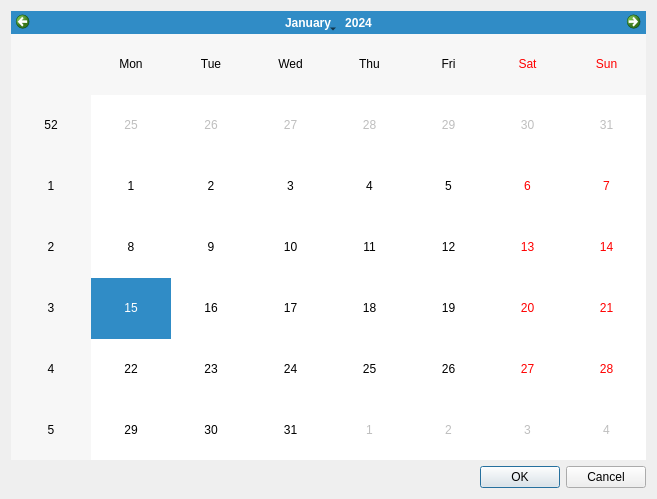
<?xml version="1.0" encoding="UTF-8"?>
<ui version="4.0">
 <class>Calendar</class>
 <widget class="QDialog" name="Calendar">
  <property name="geometry">
   <rect>
    <x>0</x>
    <y>0</y>
    <width>657</width>
    <height>499</height>
   </rect>
  </property>
  <property name="windowTitle">
   <string>Dialog</string>
  </property>
  <layout class="QGridLayout" name="gridLayout">
   <item row="0" column="0">
    <widget class="QCalendarWidget" name="calendarWidget"/>
   </item>
   <item row="1" column="0">
    <widget class="QDialogButtonBox" name="buttonBox">
     <property name="orientation">
      <enum>Qt::Horizontal</enum>
     </property>
     <property name="standardButtons">
      <set>QDialogButtonBox::Cancel|QDialogButtonBox::Ok</set>
     </property>
    </widget>
   </item>
  </layout>
 </widget>
 <resources/>
 <connections>
  <connection>
   <sender>buttonBox</sender>
   <signal>accepted()</signal>
   <receiver>Calendar</receiver>
   <slot>accept()</slot>
   <hints>
    <hint type="sourcelabel">
     <x>248</x>
     <y>254</y>
    </hint>
    <hint type="destinationlabel">
     <x>157</x>
     <y>274</y>
    </hint>
   </hints>
  </connection>
  <connection>
   <sender>buttonBox</sender>
   <signal>rejected()</signal>
   <receiver>Calendar</receiver>
   <slot>reject()</slot>
   <hints>
    <hint type="sourcelabel">
     <x>316</x>
     <y>260</y>
    </hint>
    <hint type="destinationlabel">
     <x>286</x>
     <y>274</y>
    </hint>
   </hints>
  </connection>
 </connections>
</ui>
